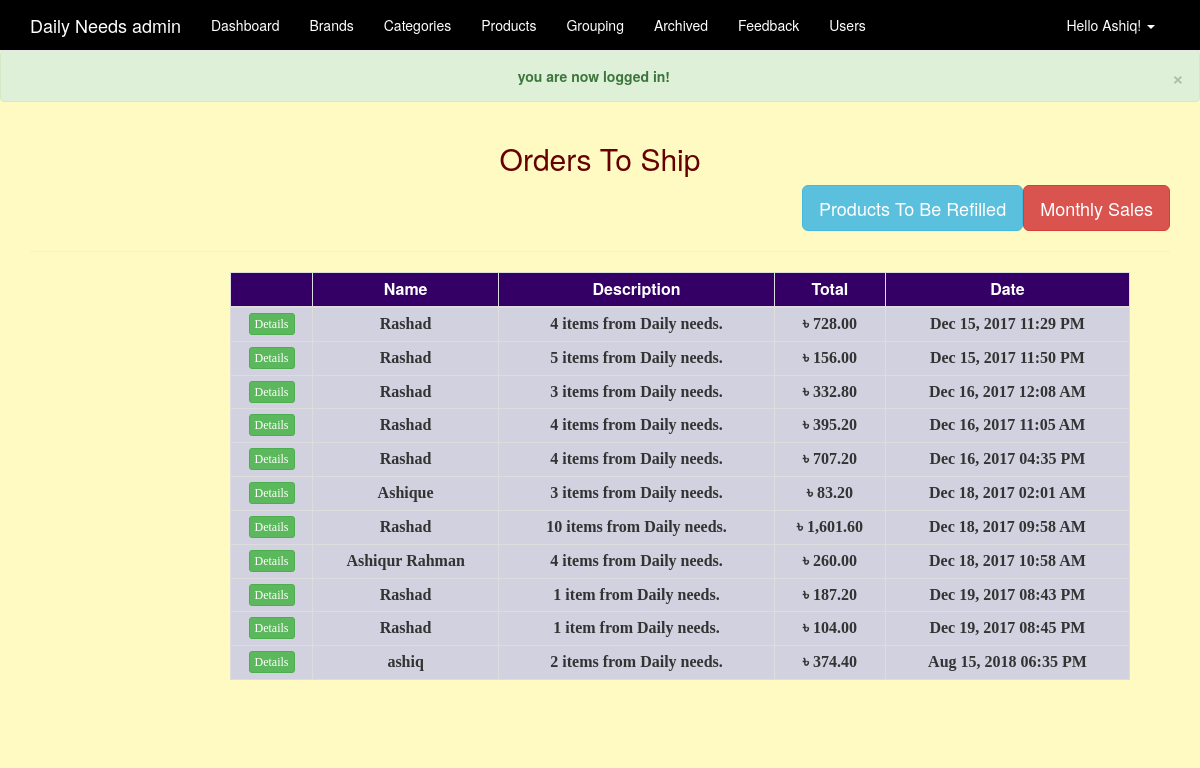
The page /admin/index.php (signed in) on the database its author committed.
### tables this page shows
CREATE TABLE IF NOT EXISTS `user_transactions` (
  `id` int(11) NOT NULL,
  `charge_id` varchar(255) NOT NULL,
  `cart_id` int(11) NOT NULL,
  `full_name` varchar(255) NOT NULL,
  `email` varchar(175) NOT NULL,
  `mobile` varchar(255) NOT NULL,
  `address` text NOT NULL,
  `sub_total` decimal(10,2) NOT NULL,
  `tax` decimal(10,2) NOT NULL,
  `grand_total` decimal(10,2) NOT NULL,
  `description` text NOT NULL,
  `txn_type` varchar(255) NOT NULL,
  `txn_date` datetime NOT NULL DEFAULT CURRENT_TIMESTAMP
);

### helpers/helpers.php (called while the page is built, shortened)
<?php
function money($number)
{
  return '৳ '.number_format($number,2);
}
function pretty_date($date){
  return date("M d, Y h:i A",strtotime($date));
}

### admin/index.php (the view, shortened to what this page needs)
<?php
require_once '../core/init.php';
include 'includes/head.php';
include 'includes/navigation.php';
 ?>
 <?php
   $txnQuery = "SELECT t.id,t.cart_id,t.full_name,t.description,t.txn_date,t.grand_total,c.items,c.paid,c.shipped FROM user_transactions t
       LEFT JOIN cart c on t.cart_id = c.id
       WHERE c.paid = 1 AND c.shipped = 0
       ORDER BY t.txn_date";
   $txnResults = $db->query($txnQuery);
 ?>
 <div class="col-md-12">
 	<h2 class="text-center" style="color: #660000;">Orders To Ship</h2>
  <button type="button" class="btn btn-lg btn-danger pull-right" onclick="location.href = 'admin_sales.php'" >Monthly Sales</button>
  <button type="button" class="btn btn-lg btn-info pull-right" onclick="location.href = 'admin_product_refill.php'" >Products To Be Refilled</button><div class="clearfix"></div><hr>
 	<table class="table table-bordered table-condensed table-striped" id="dtable1">
 		<thead>
 			<th></th>
 			<th>Name</th>
 			<th>Description</th>
 			<th>Total</th>
 			<th>Date</th>
 		</thead>
 		<tbody>
 			<?php while($order = mysqli_fetch_assoc($txnResults)): ?>
 			<tr>
 				<td><a href="orders.php?txn_id=<?php echo $order['id'];?>" class="btn btn-xs btn-success">Details</a></td>
 				<td><?php echo $order['full_name'];?></td>
 				<td><?php echo $order['description'];?></td>
 				<td><?php echo money($order['grand_total']);?></td>
 				<td><?php echo pretty_date($order['txn_date']);?></td>
 			</tr>
 		<?php endwhile;?>
 		</tbody>
     </table>
     <br>
     <br>
 </div>

### css/style.css (style rules this page uses)
body { padding-top: 50px; background-color:#fffac2; }

### css/dashboard.css (style rules this page uses)
#dtable1 { margin-left: 200px; text-align: center; width: 900px; }
#dtable1 thead th { text-align: center; background-color: #350066; color: #ffffff; }
#dtable1 tbody tr td { text-align: center; background-color: #d1d1e0; font-family: consolas; font-weight: bold; font-size: 16px; }

### admin/includes/head.php (style rules this page uses)
body { background-color:#fffac2; }

### rows shown on the page
user_transactions: full_name "Rashad", description "4 items from Daily needs.", grand_total "৳ 728.00", txn_date "Dec 15, 2017 11:29 PM"
user_transactions: full_name "Rashad", description "5 items from Daily needs.", grand_total "৳ 156.00", txn_date "Dec 15, 2017 11:50 PM"
user_transactions: full_name "Rashad", description "3 items from Daily needs.", grand_total "৳ 332.80", txn_date "Dec 16, 2017 12:08 AM"
user_transactions: full_name "Rashad", description "4 items from Daily needs.", grand_total "৳ 395.20", txn_date "Dec 16, 2017 11:05 AM"
user_transactions: full_name "Rashad", description "4 items from Daily needs.", grand_total "৳ 707.20", txn_date "Dec 16, 2017 04:35 PM"
user_transactions: full_name "Ashique", description "3 items from Daily needs.", grand_total "৳ 83.20", txn_date "Dec 18, 2017 02:01 AM"
user_transactions: full_name "Rashad", description "10 items from Daily needs.", grand_total "৳ 1,601.60", txn_date "Dec 18, 2017 09:58 AM"
user_transactions: full_name "Ashiqur Rahman", description "4 items from Daily needs.", grand_total "৳ 260.00", txn_date "Dec 18, 2017 10:58 AM"
user_transactions: full_name "Rashad", description "1 item from Daily needs.", grand_total "৳ 187.20", txn_date "Dec 19, 2017 08:43 PM"
user_transactions: full_name "Rashad", description "1 item from Daily needs.", grand_total "৳ 104.00", txn_date "Dec 19, 2017 08:45 PM"
user_transactions: full_name "ashiq", description "2 items from Daily needs.", grand_total "৳ 374.40", txn_date "Aug 15, 2018 06:35 PM"

### other values the page prints
$_SESSION['success_flash'] "you are now logged in!"
$user_data['first'] "Ashiq"
